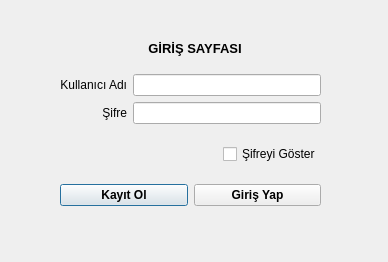
<?xml version="1.0" encoding="UTF-8"?>
<ui version="4.0">
 <class>girisPage</class>
 <widget class="QDialog" name="girisPage">
  <property name="geometry">
   <rect>
    <x>0</x>
    <y>0</y>
    <width>388</width>
    <height>262</height>
   </rect>
  </property>
  <property name="windowTitle">
   <string>Girişi Sayfası</string>
  </property>
  <property name="windowIcon">
   <iconset resource="icons.qrc">
    <normaloff>:/Window/image/icon-window.png</normaloff>:/Window/image/icon-window.png</iconset>
  </property>
  <widget class="QLabel" name="label">
   <property name="geometry">
    <rect>
     <x>140</x>
     <y>30</y>
     <width>110</width>
     <height>37</height>
    </rect>
   </property>
   <property name="minimumSize">
    <size>
     <width>110</width>
     <height>0</height>
    </size>
   </property>
   <property name="maximumSize">
    <size>
     <width>75</width>
     <height>16777215</height>
    </size>
   </property>
   <property name="font">
    <font>
     <family>MS Shell Dlg 2</family>
     <pointsize>10</pointsize>
     <weight>75</weight>
     <bold>true</bold>
    </font>
   </property>
   <property name="tabletTracking">
    <bool>false</bool>
   </property>
   <property name="text">
    <string> GİRİŞ SAYFASI </string>
   </property>
   <property name="textFormat">
    <enum>Qt::AutoText</enum>
   </property>
   <property name="alignment">
    <set>Qt::AlignCenter</set>
   </property>
   <property name="wordWrap">
    <bool>false</bool>
   </property>
   <property name="margin">
    <number>0</number>
   </property>
   <property name="indent">
    <number>-1</number>
   </property>
  </widget>
  <widget class="QWidget" name="layoutWidget">
   <property name="geometry">
    <rect>
     <x>60</x>
     <y>60</y>
     <width>261</width>
     <height>161</height>
    </rect>
   </property>
   <layout class="QVBoxLayout" name="verticalLayout_3">
    <item>
     <layout class="QHBoxLayout" name="horizontalLayout_2">
      <item>
       <layout class="QVBoxLayout" name="verticalLayout">
        <item>
         <widget class="QLabel" name="kullaniciAdi">
          <property name="text">
           <string>Kullanıcı Adı</string>
          </property>
          <property name="alignment">
           <set>Qt::AlignRight|Qt::AlignTrailing|Qt::AlignVCenter</set>
          </property>
         </widget>
        </item>
        <item>
         <widget class="QLabel" name="password">
          <property name="text">
           <string>Şifre</string>
          </property>
          <property name="alignment">
           <set>Qt::AlignRight|Qt::AlignTrailing|Qt::AlignVCenter</set>
          </property>
         </widget>
        </item>
       </layout>
      </item>
      <item>
       <layout class="QVBoxLayout" name="verticalLayout_2">
        <item>
         <widget class="QLineEdit" name="leKullanciAdi"/>
        </item>
        <item>
         <widget class="QLineEdit" name="lePassword">
          <property name="echoMode">
           <enum>QLineEdit::Password</enum>
          </property>
         </widget>
        </item>
       </layout>
      </item>
     </layout>
    </item>
    <item alignment="Qt::AlignRight">
     <widget class="QCheckBox" name="cbRemember">
      <property name="font">
       <font>
        <weight>50</weight>
        <bold>false</bold>
       </font>
      </property>
      <property name="layoutDirection">
       <enum>Qt::LeftToRight</enum>
      </property>
      <property name="text">
       <string>Şifreyi Göster</string>
      </property>
     </widget>
    </item>
    <item>
     <layout class="QHBoxLayout" name="horizontalLayout">
      <item>
       <widget class="QPushButton" name="btnKayit">
        <property name="font">
         <font>
          <weight>75</weight>
          <bold>true</bold>
         </font>
        </property>
        <property name="text">
         <string>Kayıt Ol</string>
        </property>
       </widget>
      </item>
      <item>
       <widget class="QPushButton" name="btnGiris">
        <property name="font">
         <font>
          <weight>75</weight>
          <bold>true</bold>
         </font>
        </property>
        <property name="text">
         <string>Giriş Yap</string>
        </property>
       </widget>
      </item>
     </layout>
    </item>
   </layout>
  </widget>
 </widget>
 <resources>
  <include location="icons.qrc"/>
 </resources>
 <connections/>
</ui>
